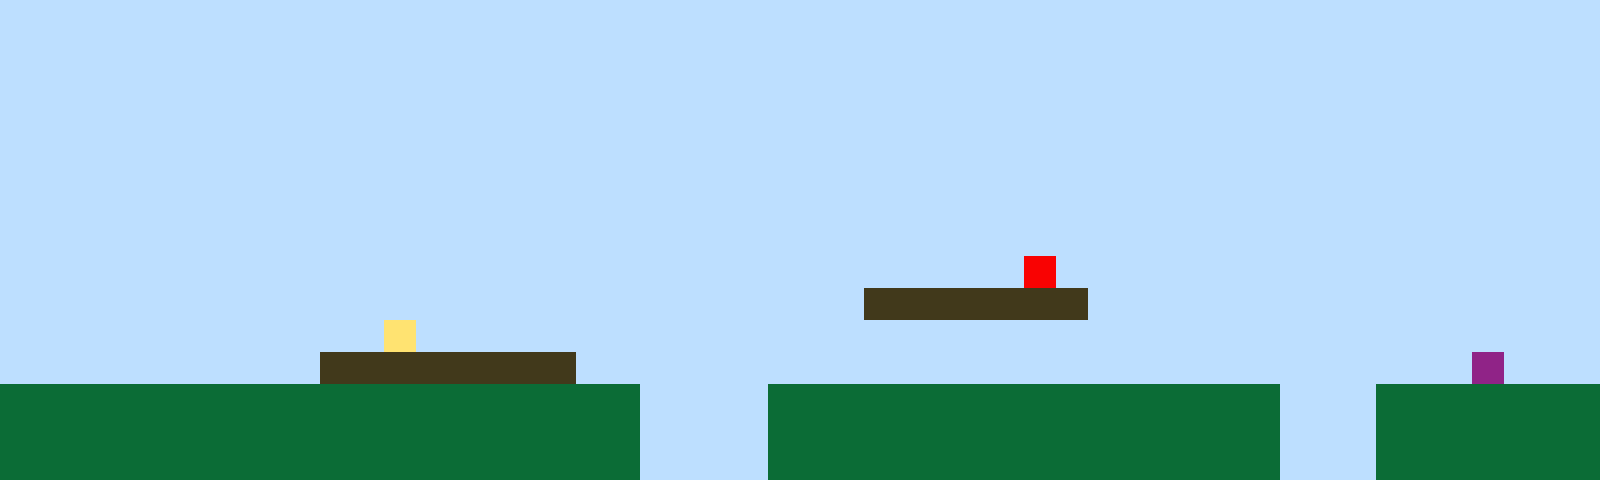

This is a level from a 2D game, rendered from its Tiled map with the project's own tilesets. A one-line summary and the complete map file follow:
An orthogonal 50x15 tile map with 32x32 px tiles, 1 tile layer (Tile Layer 1).

<map version="1.10" tiledversion="1.11.2" orientation="orthogonal" renderorder="right-up" width="50" height="15" tilewidth="32" tileheight="32" infinite="0" nextlayerid="2" nextobjectid="1"><editorsettings><export target="map1.csv" format="csv" /></editorsettings><tileset firstgid="1" name="sprites" tilewidth="32" tileheight="32" tilecount="6" columns="3"><image source="sprites.png" width="96" height="64" /></tileset><layer id="1" name="Tile Layer 1" width="50" height="15"><data encoding="csv">1,1,1,1,1,1,1,1,1,1,1,1,1,1,1,1,1,1,1,1,1,1,1,1,1,1,1,1,1,1,1,1,1,1,1,1,1,1,1,1,1,1,1,1,1,1,1,1,1,1,1,1,1,1,1,1,1,1,1,1,1,1,1,1,1,1,1,1,1,1,1,1,1,1,1,1,1,1,1,1,1,1,1,1,1,1,1,1,1,1,1,1,1,1,1,1,1,1,1,1,1,1,1,1,1,1,1,1,1,1,1,1,1,1,1,1,1,1,1,1,1,1,1,1,1,1,1,1,1,1,1,1,1,1,1,1,1,1,1,1,1,1,1,1,1,1,1,1,1,1,1,1,1,1,1,1,1,1,1,1,1,1,1,1,1,1,1,1,1,1,1,1,1,1,1,1,1,1,1,1,1,1,1,1,1,1,1,1,1,1,1,1,1,1,1,1,1,1,1,1,1,1,1,1,1,1,1,1,1,1,1,1,1,1,1,1,1,1,1,1,1,1,1,1,1,1,1,1,1,1,1,1,1,1,1,1,1,1,1,1,1,1,1,1,1,1,1,1,1,1,1,1,1,1,1,1,1,1,1,1,1,1,1,1,1,1,1,1,1,1,1,1,1,1,1,1,1,1,1,1,1,1,1,1,1,1,1,1,1,1,1,1,1,1,1,1,1,1,1,1,1,1,1,1,1,1,1,1,1,1,1,1,1,1,1,1,1,1,1,1,1,1,1,1,1,1,1,1,1,1,1,1,1,1,1,1,1,1,1,1,1,1,1,1,1,1,1,1,1,1,1,1,1,1,1,1,1,1,1,1,1,1,1,1,1,1,1,1,1,1,1,1,1,1,1,1,1,1,1,1,1,1,1,1,1,1,1,1,1,1,1,1,1,1,1,1,1,1,1,1,1,1,1,1,1,1,1,1,1,1,1,1,1,1,1,1,1,1,1,1,1,1,1,1,1,1,1,1,1,1,1,1,5,1,1,1,1,1,1,1,1,1,1,1,1,1,1,1,1,1,1,1,1,1,1,1,1,1,1,1,1,1,1,1,1,1,1,1,1,1,1,1,1,1,1,1,1,3,3,3,3,3,3,3,1,1,1,1,1,1,1,1,1,1,1,1,1,1,1,1,1,1,1,1,1,1,1,1,1,1,1,1,4,1,1,1,1,1,1,1,1,1,1,1,1,1,1,1,1,1,1,1,1,1,1,1,1,1,1,1,1,1,1,1,1,1,1,1,1,1,1,1,1,1,1,1,1,1,1,1,3,3,3,3,3,3,3,3,1,1,1,1,1,1,1,1,1,1,1,1,1,1,1,1,1,1,1,1,1,1,1,1,1,1,1,1,6,1,1,1,2,2,2,2,2,2,2,2,2,2,2,2,2,2,2,2,2,2,2,2,1,1,1,1,2,2,2,2,2,2,2,2,2,2,2,2,2,2,2,2,1,1,1,2,2,2,2,2,2,2,2,2,2,2,2,2,2,2,2,2,2,2,2,2,2,2,2,2,2,2,1,1,1,1,2,2,2,2,2,2,2,2,2,2,2,2,2,2,2,2,1,1,1,2,2,2,2,2,2,2,2,2,2,2,2,2,2,2,2,2,2,2,2,2,2,2,2,2,2,2,1,1,1,1,2,2,2,2,2,2,2,2,2,2,2,2,2,2,2,2,1,1,1,2,2,2,2,2,2,2</data></layer></map>
